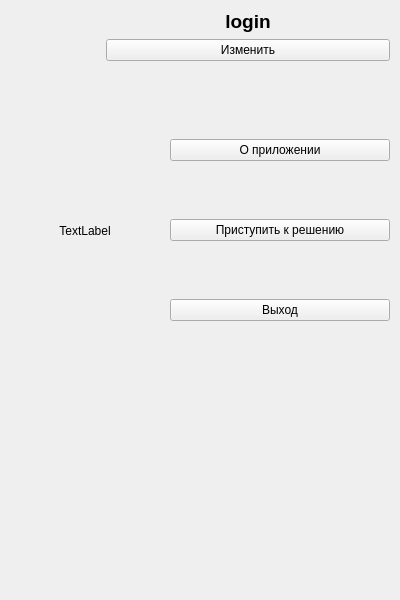
<?xml version="1.0" encoding="UTF-8"?>
<ui version="4.0">
 <class>account</class>
 <widget class="QMainWindow" name="account">
  <property name="geometry">
   <rect>
    <x>0</x>
    <y>0</y>
    <width>400</width>
    <height>600</height>
   </rect>
  </property>
  <property name="windowTitle">
   <string>MainWindow</string>
  </property>
  <widget class="QWidget" name="centralwidget">
   <layout class="QVBoxLayout" name="verticalLayout_2">
    <property name="spacing">
     <number>0</number>
    </property>
    <property name="leftMargin">
     <number>0</number>
    </property>
    <property name="topMargin">
     <number>0</number>
    </property>
    <property name="rightMargin">
     <number>0</number>
    </property>
    <property name="bottomMargin">
     <number>0</number>
    </property>
    <item>
     <layout class="QHBoxLayout" name="horizontalLayout" stretch="0,0">
      <property name="spacing">
       <number>6</number>
      </property>
      <property name="sizeConstraint">
       <enum>QLayout::SetDefaultConstraint</enum>
      </property>
      <property name="leftMargin">
       <number>10</number>
      </property>
      <property name="topMargin">
       <number>10</number>
      </property>
      <property name="rightMargin">
       <number>10</number>
      </property>
      <property name="bottomMargin">
       <number>10</number>
      </property>
      <item>
       <widget class="QLabel" name="user_avatar">
        <property name="minimumSize">
         <size>
          <width>50</width>
          <height>0</height>
         </size>
        </property>
        <property name="maximumSize">
         <size>
          <width>80</width>
          <height>80</height>
         </size>
        </property>
        <property name="autoFillBackground">
         <bool>false</bool>
        </property>
        <property name="midLineWidth">
         <number>0</number>
        </property>
        <property name="text">
         <string/>
        </property>
        <property name="pixmap">
         <pixmap>../../Desktop/прога для иннополиса/дизайн/аватарка.jpg</pixmap>
        </property>
        <property name="scaledContents">
         <bool>true</bool>
        </property>
        <property name="alignment">
         <set>Qt::AlignCenter</set>
        </property>
        <property name="wordWrap">
         <bool>false</bool>
        </property>
        <property name="margin">
         <number>0</number>
        </property>
       </widget>
      </item>
      <item>
       <layout class="QVBoxLayout" name="verticalLayout">
        <property name="sizeConstraint">
         <enum>QLayout::SetDefaultConstraint</enum>
        </property>
        <property name="leftMargin">
         <number>10</number>
        </property>
        <item>
         <widget class="QLabel" name="label_2">
          <property name="maximumSize">
           <size>
            <width>16777215</width>
            <height>16777215</height>
           </size>
          </property>
          <property name="font">
           <font>
            <pointsize>14</pointsize>
            <weight>75</weight>
            <bold>true</bold>
           </font>
          </property>
          <property name="text">
           <string>login</string>
          </property>
          <property name="alignment">
           <set>Qt::AlignCenter</set>
          </property>
         </widget>
        </item>
        <item>
         <widget class="QPushButton" name="pushButton_change_profile">
          <property name="enabled">
           <bool>true</bool>
          </property>
          <property name="maximumSize">
           <size>
            <width>16777215</width>
            <height>16777215</height>
           </size>
          </property>
          <property name="layoutDirection">
           <enum>Qt::LeftToRight</enum>
          </property>
          <property name="text">
           <string>Изменить</string>
          </property>
          <property name="autoDefault">
           <bool>false</bool>
          </property>
          <property name="default">
           <bool>false</bool>
          </property>
          <property name="flat">
           <bool>false</bool>
          </property>
         </widget>
        </item>
       </layout>
      </item>
     </layout>
    </item>
    <item>
     <layout class="QHBoxLayout" name="horizontalLayout_2">
      <property name="leftMargin">
       <number>10</number>
      </property>
      <property name="topMargin">
       <number>10</number>
      </property>
      <property name="rightMargin">
       <number>10</number>
      </property>
      <property name="bottomMargin">
       <number>10</number>
      </property>
      <item>
       <widget class="QLabel" name="label_3">
        <property name="minimumSize">
         <size>
          <width>100</width>
          <height>300</height>
         </size>
        </property>
        <property name="maximumSize">
         <size>
          <width>150</width>
          <height>340</height>
         </size>
        </property>
        <property name="text">
         <string>TextLabel</string>
        </property>
        <property name="alignment">
         <set>Qt::AlignCenter</set>
        </property>
       </widget>
      </item>
      <item>
       <layout class="QVBoxLayout" name="verticalLayout_3">
        <property name="leftMargin">
         <number>10</number>
        </property>
        <item>
         <widget class="QPushButton" name="pushButton_about_us">
          <property name="text">
           <string>О приложении</string>
          </property>
         </widget>
        </item>
        <item>
         <widget class="QPushButton" name="startsolving">
          <property name="text">
           <string>Приступить к решению</string>
          </property>
         </widget>
        </item>
        <item>
         <widget class="QPushButton" name="pushButton_exit">
          <property name="text">
           <string>Выход</string>
          </property>
         </widget>
        </item>
       </layout>
      </item>
     </layout>
    </item>
    <item>
     <spacer name="verticalSpacer_2">
      <property name="orientation">
       <enum>Qt::Vertical</enum>
      </property>
      <property name="sizeType">
       <enum>QSizePolicy::Expanding</enum>
      </property>
      <property name="sizeHint" stdset="0">
       <size>
        <width>20</width>
        <height>40</height>
       </size>
      </property>
     </spacer>
    </item>
   </layout>
  </widget>
  <widget class="QMenuBar" name="menubar">
   <property name="geometry">
    <rect>
     <x>0</x>
     <y>0</y>
     <width>400</width>
     <height>21</height>
    </rect>
   </property>
  </widget>
 </widget>
 <resources/>
 <connections/>
</ui>
